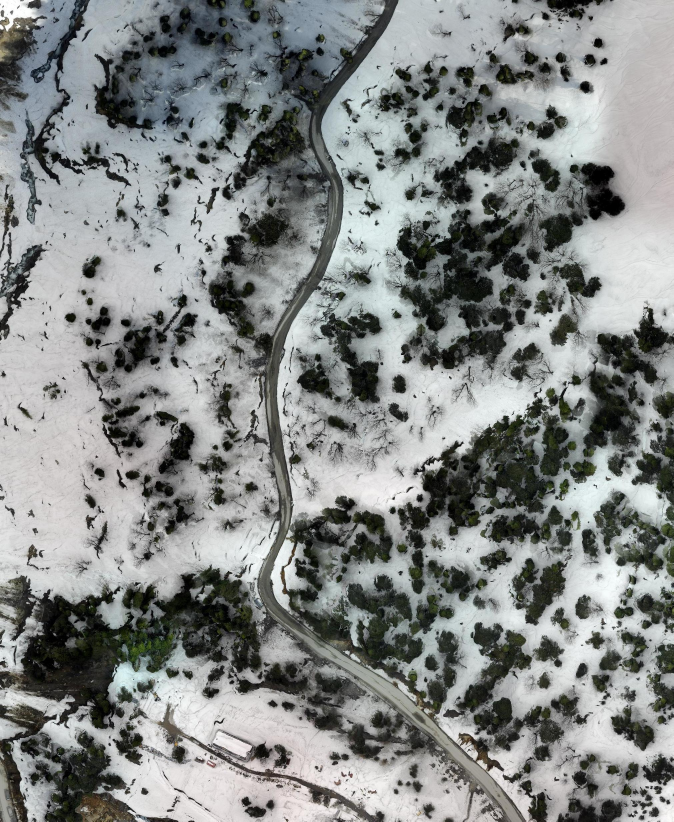
#> input picture src/interiit22/models/world1/meshes/Orthoimage_Clip1.jpg, 2020 x 2464 px (shown at 1/3 size)
$ python -i MyAlgorithm.py   (imports and definitions only)   (Python 2 division)
#> lines starting #> are read from the running program, lines starting #| are printed output that depends on the picture
# !/usr/bin/python
#-*- coding: utf-8 -*-
import threading
import time
from datetime import datetime

import math
import cv2
import numpy as np
import matplotlib.pyplot as plt
from sklearn.linear_model import LinearRegression

time_cycle = 80

def canny_f(image):
    # converting to grey scale from rgb
    gray = cv2.cvtColor(image,cv2.COLOR_RGB2GRAY)

    # removing image noise :-
    blur = cv2.GaussianBlur(gray,(5,5),0)

    #finding gradient (this will highlight drastic change in derivative)
    canny = cv2.Canny(blur,50,150)
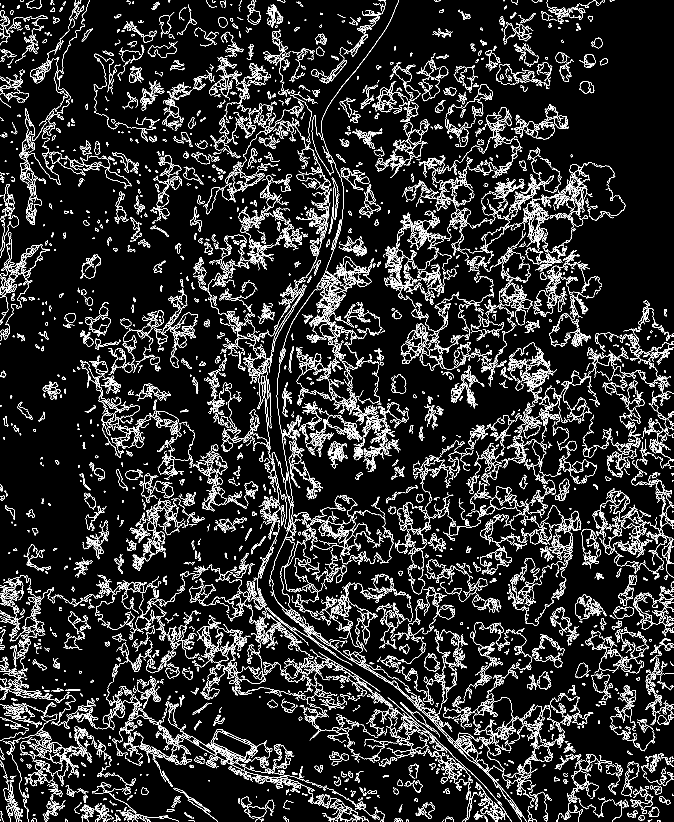
#> canny: shape (2464, 2020) (shown at 1/3 size); 7.7% white in thin lines or dots

    return canny

# [7 lines left out: function display_lines, not called in this run]


class MyAlgorithm(threading.Thread):

    # [12 lines left out: function __init__, not called in this run]
    def getcoordinates(self):
        return self.final_coo
    # [47 lines left out: functions getImage, set_color_image, get_color_image, set_threshold_image, get_threshold_image, run, not called in this run]

    def stop (self):
        self.stop_event.set()

    # [5 lines left out: function play, not called in this run]

    def kill (self):
        self.kill_event.set()

    # [92 lines left out: functions algorithm, img_detect, not called in this run]


>>> import cv2
>>> picture = cv2.cvtColor(cv2.imread('../src/interiit22/models/world1/meshes/Orthoimage_Clip1.jpg'), cv2.COLOR_BGR2RGB)
>>> result = canny_f(picture)
